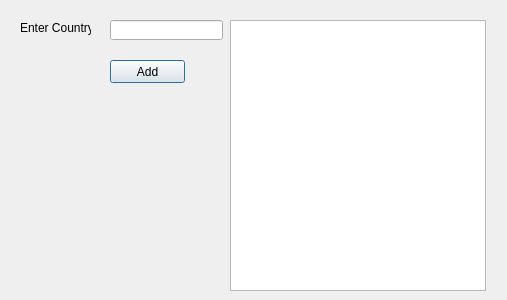
<?xml version="1.0" encoding="UTF-8"?>
<ui version="4.0">
 <class>Dialog</class>
 <widget class="QDialog" name="Dialog">
  <property name="geometry">
   <rect>
    <x>0</x>
    <y>0</y>
    <width>507</width>
    <height>300</height>
   </rect>
  </property>
  <property name="windowTitle">
   <string>Dialog</string>
  </property>
  <widget class="QLabel" name="label">
   <property name="geometry">
    <rect>
     <x>20</x>
     <y>20</y>
     <width>71</width>
     <height>16</height>
    </rect>
   </property>
   <property name="text">
    <string>Enter Country</string>
   </property>
  </widget>
  <widget class="QLineEdit" name="lineEdit">
   <property name="geometry">
    <rect>
     <x>110</x>
     <y>20</y>
     <width>113</width>
     <height>20</height>
    </rect>
   </property>
  </widget>
  <widget class="QPushButton" name="pushButton">
   <property name="geometry">
    <rect>
     <x>110</x>
     <y>60</y>
     <width>75</width>
     <height>23</height>
    </rect>
   </property>
   <property name="text">
    <string>Add</string>
   </property>
  </widget>
  <widget class="QListWidget" name="listWidget">
   <property name="geometry">
    <rect>
     <x>230</x>
     <y>20</y>
     <width>256</width>
     <height>271</height>
    </rect>
   </property>
  </widget>
 </widget>
 <resources/>
 <connections/>
</ui>
